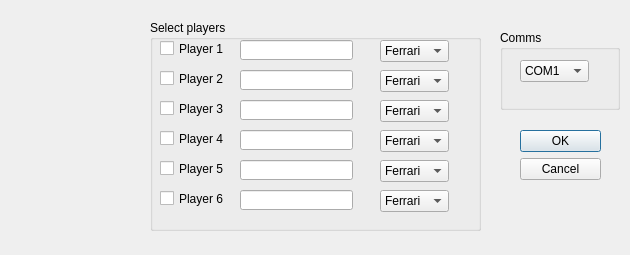
<?xml version="1.0" encoding="UTF-8"?>
<ui version="4.0">
 <class>ConfigDialog</class>
 <widget class="QDialog" name="ConfigDialog">
  <property name="geometry">
   <rect>
    <x>0</x>
    <y>0</y>
    <width>630</width>
    <height>255</height>
   </rect>
  </property>
  <property name="windowTitle">
   <string>System configuration</string>
  </property>
  <property name="windowIcon">
   <iconset resource="pics/tool.qrc">
    <normaloff>:/pics/tool.bmp</normaloff>:/pics/tool.bmp</iconset>
  </property>
  <widget class="QDialogButtonBox" name="buttonBox">
   <property name="geometry">
    <rect>
     <x>520</x>
     <y>130</y>
     <width>81</width>
     <height>61</height>
    </rect>
   </property>
   <property name="orientation">
    <enum>Qt::Vertical</enum>
   </property>
   <property name="standardButtons">
    <set>QDialogButtonBox::Cancel|QDialogButtonBox::Ok</set>
   </property>
  </widget>
  <widget class="QGroupBox" name="groupBox">
   <property name="geometry">
    <rect>
     <x>500</x>
     <y>30</y>
     <width>120</width>
     <height>80</height>
    </rect>
   </property>
   <property name="title">
    <string>Comms</string>
   </property>
   <widget class="QComboBox" name="ListComms">
    <property name="geometry">
     <rect>
      <x>20</x>
      <y>30</y>
      <width>69</width>
      <height>22</height>
     </rect>
    </property>
    <item>
     <property name="text">
      <string>COM1</string>
     </property>
    </item>
    <item>
     <property name="text">
      <string>COM2</string>
     </property>
    </item>
    <item>
     <property name="text">
      <string>COM3</string>
     </property>
    </item>
    <item>
     <property name="text">
      <string>COM4</string>
     </property>
    </item>
    <item>
     <property name="text">
      <string>COM5</string>
     </property>
    </item>
    <item>
     <property name="text">
      <string>COM6</string>
     </property>
    </item>
    <item>
     <property name="text">
      <string>COM7</string>
     </property>
    </item>
    <item>
     <property name="text">
      <string>COM8</string>
     </property>
    </item>
    <item>
     <property name="text">
      <string>COM9</string>
     </property>
    </item>
    <item>
     <property name="text">
      <string>COM10</string>
     </property>
    </item>
    <item>
     <property name="text">
      <string>COM11</string>
     </property>
    </item>
    <item>
     <property name="text">
      <string>COM12</string>
     </property>
    </item>
    <item>
     <property name="text">
      <string>COM13</string>
     </property>
    </item>
    <item>
     <property name="text">
      <string>COM14</string>
     </property>
    </item>
   </widget>
  </widget>
  <widget class="QLabel" name="bitmapLabel">
   <property name="geometry">
    <rect>
     <x>20</x>
     <y>20</y>
     <width>101</width>
     <height>101</height>
    </rect>
   </property>
   <property name="text">
    <string/>
   </property>
   <property name="pixmap">
    <pixmap resource="pics/tool.qrc">:/pics/tool.bmp</pixmap>
   </property>
  </widget>
  <widget class="QGroupBox" name="groupBox_2">
   <property name="geometry">
    <rect>
     <x>150</x>
     <y>20</y>
     <width>331</width>
     <height>211</height>
    </rect>
   </property>
   <property name="title">
    <string>Select players</string>
   </property>
   <widget class="QLineEdit" name="EditName6">
    <property name="geometry">
     <rect>
      <x>90</x>
      <y>170</y>
      <width>113</width>
      <height>20</height>
     </rect>
    </property>
   </widget>
   <widget class="QLineEdit" name="EditName5">
    <property name="geometry">
     <rect>
      <x>90</x>
      <y>140</y>
      <width>113</width>
      <height>20</height>
     </rect>
    </property>
   </widget>
   <widget class="QLineEdit" name="EditName3">
    <property name="geometry">
     <rect>
      <x>90</x>
      <y>80</y>
      <width>113</width>
      <height>20</height>
     </rect>
    </property>
   </widget>
   <widget class="QCheckBox" name="checkPlayer4">
    <property name="geometry">
     <rect>
      <x>10</x>
      <y>110</y>
      <width>70</width>
      <height>17</height>
     </rect>
    </property>
    <property name="text">
     <string>Player 4</string>
    </property>
   </widget>
   <widget class="QLineEdit" name="EditName1">
    <property name="geometry">
     <rect>
      <x>90</x>
      <y>20</y>
      <width>113</width>
      <height>20</height>
     </rect>
    </property>
   </widget>
   <widget class="QCheckBox" name="checkPlayer2">
    <property name="geometry">
     <rect>
      <x>10</x>
      <y>50</y>
      <width>70</width>
      <height>17</height>
     </rect>
    </property>
    <property name="text">
     <string>Player 2</string>
    </property>
   </widget>
   <widget class="QCheckBox" name="checkPlayer3">
    <property name="geometry">
     <rect>
      <x>10</x>
      <y>80</y>
      <width>70</width>
      <height>17</height>
     </rect>
    </property>
    <property name="text">
     <string>Player 3</string>
    </property>
   </widget>
   <widget class="QLineEdit" name="EditName4">
    <property name="geometry">
     <rect>
      <x>90</x>
      <y>110</y>
      <width>113</width>
      <height>20</height>
     </rect>
    </property>
   </widget>
   <widget class="QCheckBox" name="checkPlayer5">
    <property name="geometry">
     <rect>
      <x>10</x>
      <y>140</y>
      <width>70</width>
      <height>17</height>
     </rect>
    </property>
    <property name="text">
     <string>Player 5</string>
    </property>
   </widget>
   <widget class="QLineEdit" name="EditName2">
    <property name="geometry">
     <rect>
      <x>90</x>
      <y>50</y>
      <width>113</width>
      <height>20</height>
     </rect>
    </property>
   </widget>
   <widget class="QCheckBox" name="checkPlayer1">
    <property name="geometry">
     <rect>
      <x>10</x>
      <y>20</y>
      <width>70</width>
      <height>17</height>
     </rect>
    </property>
    <property name="text">
     <string>Player 1</string>
    </property>
   </widget>
   <widget class="QCheckBox" name="checkPlayer6">
    <property name="geometry">
     <rect>
      <x>10</x>
      <y>170</y>
      <width>70</width>
      <height>17</height>
     </rect>
    </property>
    <property name="text">
     <string>Player 6</string>
    </property>
   </widget>
   <widget class="QComboBox" name="ListCar1">
    <property name="geometry">
     <rect>
      <x>230</x>
      <y>20</y>
      <width>69</width>
      <height>22</height>
     </rect>
    </property>
    <item>
     <property name="text">
      <string>Ferrari</string>
     </property>
    </item>
    <item>
     <property name="text">
      <string>Renault</string>
     </property>
    </item>
    <item>
     <property name="text">
      <string>McLaren</string>
     </property>
    </item>
    <item>
     <property name="text">
      <string>Williams</string>
     </property>
    </item>
   </widget>
   <widget class="QComboBox" name="ListCar2">
    <property name="geometry">
     <rect>
      <x>230</x>
      <y>50</y>
      <width>69</width>
      <height>22</height>
     </rect>
    </property>
    <item>
     <property name="text">
      <string>Ferrari</string>
     </property>
    </item>
    <item>
     <property name="text">
      <string>Renault</string>
     </property>
    </item>
    <item>
     <property name="text">
      <string>McLaren</string>
     </property>
    </item>
    <item>
     <property name="text">
      <string>Williams</string>
     </property>
    </item>
   </widget>
   <widget class="QComboBox" name="ListCar3">
    <property name="geometry">
     <rect>
      <x>230</x>
      <y>80</y>
      <width>69</width>
      <height>22</height>
     </rect>
    </property>
    <item>
     <property name="text">
      <string>Ferrari</string>
     </property>
    </item>
    <item>
     <property name="text">
      <string>Renault</string>
     </property>
    </item>
    <item>
     <property name="text">
      <string>McLaren</string>
     </property>
    </item>
    <item>
     <property name="text">
      <string>Williams</string>
     </property>
    </item>
   </widget>
   <widget class="QComboBox" name="ListCar4">
    <property name="geometry">
     <rect>
      <x>230</x>
      <y>110</y>
      <width>69</width>
      <height>22</height>
     </rect>
    </property>
    <item>
     <property name="text">
      <string>Ferrari</string>
     </property>
    </item>
    <item>
     <property name="text">
      <string>Renault</string>
     </property>
    </item>
    <item>
     <property name="text">
      <string>McLaren</string>
     </property>
    </item>
    <item>
     <property name="text">
      <string>Williams</string>
     </property>
    </item>
   </widget>
   <widget class="QComboBox" name="ListCar5">
    <property name="geometry">
     <rect>
      <x>230</x>
      <y>140</y>
      <width>69</width>
      <height>22</height>
     </rect>
    </property>
    <item>
     <property name="text">
      <string>Ferrari</string>
     </property>
    </item>
    <item>
     <property name="text">
      <string>Renault</string>
     </property>
    </item>
    <item>
     <property name="text">
      <string>McLaren</string>
     </property>
    </item>
    <item>
     <property name="text">
      <string>Williams</string>
     </property>
    </item>
   </widget>
   <widget class="QComboBox" name="ListCar6">
    <property name="geometry">
     <rect>
      <x>230</x>
      <y>170</y>
      <width>69</width>
      <height>22</height>
     </rect>
    </property>
    <item>
     <property name="text">
      <string>Ferrari</string>
     </property>
    </item>
    <item>
     <property name="text">
      <string>Renault</string>
     </property>
    </item>
    <item>
     <property name="text">
      <string>McLaren</string>
     </property>
    </item>
    <item>
     <property name="text">
      <string>Williams</string>
     </property>
    </item>
   </widget>
  </widget>
 </widget>
 <tabstops>
  <tabstop>checkPlayer1</tabstop>
  <tabstop>EditName1</tabstop>
  <tabstop>ListCar1</tabstop>
  <tabstop>checkPlayer2</tabstop>
  <tabstop>EditName2</tabstop>
  <tabstop>ListCar2</tabstop>
  <tabstop>checkPlayer3</tabstop>
  <tabstop>EditName3</tabstop>
  <tabstop>ListCar3</tabstop>
  <tabstop>checkPlayer4</tabstop>
  <tabstop>EditName4</tabstop>
  <tabstop>ListCar4</tabstop>
  <tabstop>checkPlayer5</tabstop>
  <tabstop>EditName5</tabstop>
  <tabstop>ListCar5</tabstop>
  <tabstop>checkPlayer6</tabstop>
  <tabstop>EditName6</tabstop>
  <tabstop>ListCar6</tabstop>
  <tabstop>ListComms</tabstop>
  <tabstop>buttonBox</tabstop>
 </tabstops>
 <resources>
  <include location="pics/tool.qrc"/>
 </resources>
 <connections>
  <connection>
   <sender>buttonBox</sender>
   <signal>accepted()</signal>
   <receiver>ConfigDialog</receiver>
   <slot>accept()</slot>
   <hints>
    <hint type="sourcelabel">
     <x>248</x>
     <y>254</y>
    </hint>
    <hint type="destinationlabel">
     <x>157</x>
     <y>274</y>
    </hint>
   </hints>
  </connection>
  <connection>
   <sender>buttonBox</sender>
   <signal>rejected()</signal>
   <receiver>ConfigDialog</receiver>
   <slot>reject()</slot>
   <hints>
    <hint type="sourcelabel">
     <x>316</x>
     <y>260</y>
    </hint>
    <hint type="destinationlabel">
     <x>286</x>
     <y>274</y>
    </hint>
   </hints>
  </connection>
 </connections>
</ui>
